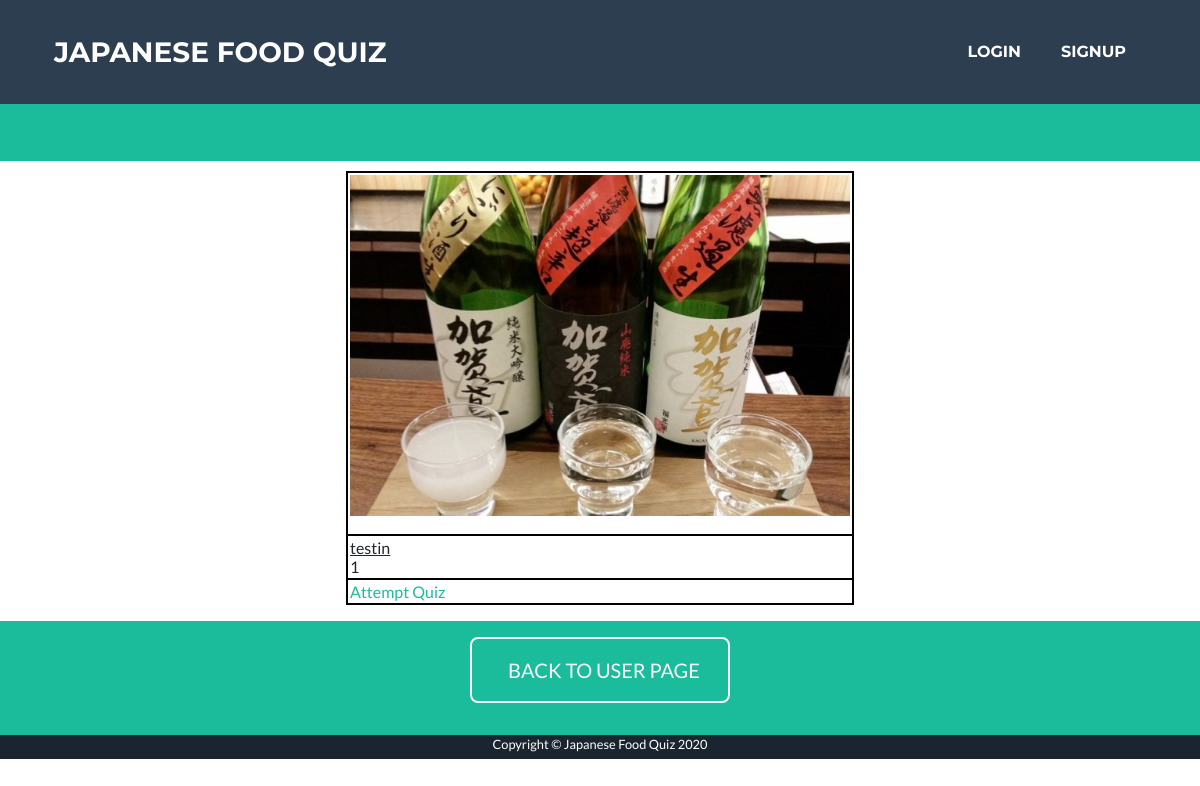
The page /qs on the database as committed earlier.
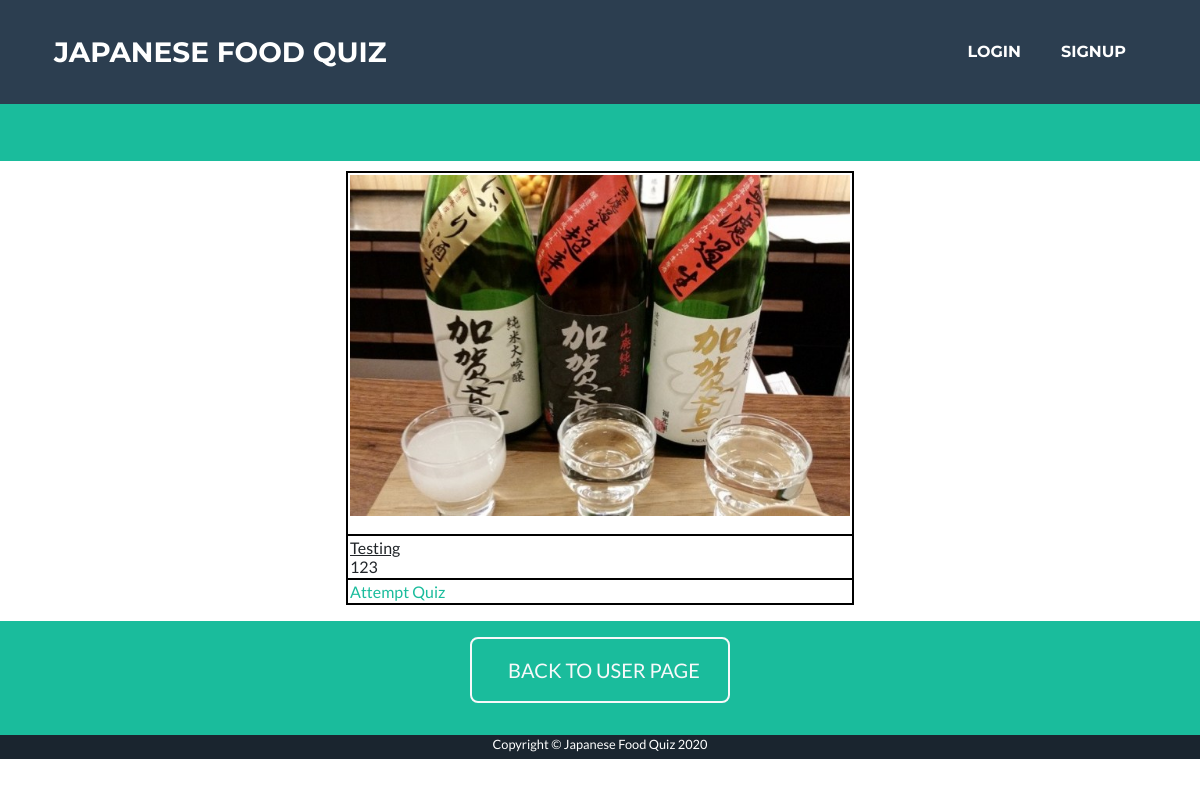
The same page on the database as committed later.
### app/models.py (models this page shows, shortened)
class QuizSet(db.Model):
    __table_args__ = {'extend_existing': True}
    quizSetID = db.Column(db.Integer, primary_key=True)
    name = db.Column(db.String(100))
    description = db.Column(db.String(100))
    picture = db.Column(db.String(100))
    userID = db.Column(db.String)
    status = db.Column(db.String(100))

### app/routes.py (the view)
@app.route('/qs')
def qs():
    quizSets = QuizSet.query.filter_by(status="approve").all()
    for quizSet in quizSets:
        quizSet.href = "/qa?index=0&id="+str(quizSet.quizSetID)
        quizSet.picture = "/static/images/"+quizSet.picture
    return render_template('qs.html', quizSets=quizSets, base64=base64)

### app/templates/qs.html (shortened to what this page needs)
﻿<!DOCTYPE html>
<html lang="en">
  <head>
    <link href="/static/style.css" rel="stylesheet" />
    <link href="/static/qs.css" rel="stylesheet" />
  {% extends 'base.html' %}
  {% block content %}
        <td class="page-section portfolio" id="portfolio">
            {% for quizSet in quizSets %}
            <p>
                <table class="tbCss" align="center">
                    <tr>
                        <td>
                            <p> <img src="{{ quizSet.picture }}" width="500rem" alt="miss～～"/></p>
                        </td>
                    </tr>
                    <tr>
                        <td>
                            <u>{{ quizSet.name }}</u>
                            <br>
                            {{ quizSet.description }}
                        </td>
                    </tr>
                    <tr>
                        <td>
                            <a href="{{ quizSet.href }}"> Attempt Quiz </a>
                        </td>
                    </tr>
                </table>
            </p>
            {% endfor %}
        <section class="page-section bg-primary text-white mb-0" id="about" style="padding-top: 1rem; padding-bottom: 2rem;">
            <div class="container">
                <div class="text-center">
                  <a class="btn btn-xl btn-outline-light" href="/user_page">
                    BACK TO USER PAGE
                  </a>
                </div>
              </div>
        </section>
  {% endblock %}

Rows that differ between the two databases and show on the page:
changed QuizSet: name "testin" → "Testing"; description "1" → "123"
